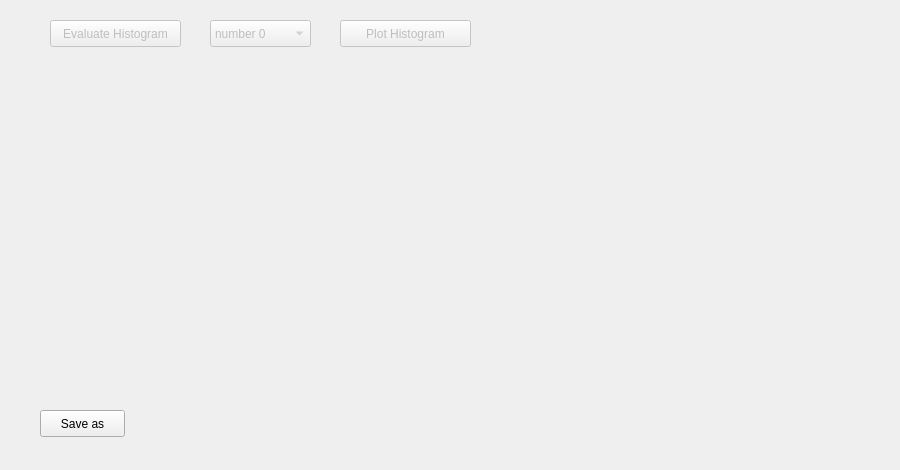
    <widget class="QWidget" name="tab_4">
     <attribute name="title">
      <string>Histograms</string>
     </attribute>
     <widget class="QCustomPlot" name="widget_hist" native="true">
      <property name="geometry">
       <rect>
        <x>40</x>
        <y>70</y>
        <width>741</width>
        <height>311</height>
       </rect>
      </property>
      <property name="toolTip">
       <string>&lt;html&gt;&lt;head/&gt;&lt;body&gt;&lt;p&gt;Histogram&lt;/p&gt;&lt;/body&gt;&lt;/html&gt;</string>
      </property>
     </widget>
     <widget class="QPushButton" name="pushButton">
      <property name="geometry">
       <rect>
        <x>40</x>
        <y>410</y>
        <width>85</width>
        <height>27</height>
       </rect>
      </property>
      <property name="toolTip">
       <string>&lt;html&gt;&lt;head/&gt;&lt;body&gt;&lt;p&gt;Save as&lt;/p&gt;&lt;/body&gt;&lt;/html&gt;</string>
      </property>
      <property name="text">
       <string>Save as</string>
      </property>
     </widget>
     <widget class="QComboBox" name="comboBox">
      <property name="enabled">
       <bool>false</bool>
      </property>
      <property name="geometry">
       <rect>
        <x>210</x>
        <y>20</y>
        <width>101</width>
        <height>27</height>
       </rect>
      </property>
      <property name="toolTip">
       <string>&lt;html&gt;&lt;head/&gt;&lt;body&gt;&lt;p&gt;numbers&lt;/p&gt;&lt;/body&gt;&lt;/html&gt;</string>
      </property>
      <property name="styleSheet">
       <string notr="true"/>
      </property>
      <item>
       <property name="text">
        <string>number 0</string>
       </property>
      </item>
      <item>
       <property name="text">
        <string>number 1</string>
       </property>
      </item>
      <item>
       <property name="text">
        <string>number 2</string>
       </property>
      </item>
      <item>
       <property name="text">
        <string>number 3</string>
       </property>
      </item>
      <item>
       <property name="text">
        <string>number 4</string>
       </property>
      </item>
      <item>
       <property name="text">
        <string>number 5</string>
       </property>
      </item>
      <item>
       <property name="text">
        <string>number 6</string>
       </property>
      </item>
      <item>
       <property name="text">
        <string>number 7</string>
       </property>
      </item>
      <item>
       <property name="text">
        <string>number 8</string>
       </property>
      </item>
      <item>
       <property name="text">
        <string>number 9</string>
       </property>
      </item>
     </widget>
     <widget class="QPushButton" name="pushButtonevalhist">
      <property name="enabled">
       <bool>false</bool>
      </property>
      <property name="geometry">
       <rect>
        <x>50</x>
        <y>20</y>
        <width>131</width>
        <height>27</height>
       </rect>
      </property>
      <property name="toolTip">
       <string>&lt;html&gt;&lt;head/&gt;&lt;body&gt;&lt;p&gt;Evaluate Histogram&lt;/p&gt;&lt;/body&gt;&lt;/html&gt;</string>
      </property>
      <property name="text">
       <string>Evaluate Histogram</string>
      </property>
     </widget>
     <widget class="QPushButton" name="pushButtonplothist">
      <property name="enabled">
       <bool>false</bool>
      </property>
      <property name="geometry">
       <rect>
        <x>340</x>
        <y>20</y>
        <width>131</width>
        <height>27</height>
       </rect>
      </property>
      <property name="toolTip">
       <string>&lt;html&gt;&lt;head/&gt;&lt;body&gt;&lt;p&gt;Plot Histogram&lt;/p&gt;&lt;/body&gt;&lt;/html&gt;</string>
      </property>
      <property name="text">
       <string>Plot Histogram</string>
      </property>
     </widget>
     <widget class="QLabel" name="label_3">
      <property name="geometry">
       <rect>
        <x>810</x>
        <y>10</y>
        <width>81</width>
        <height>451</height>
       </rect>
      </property>
      <property name="text">
       <string/>
      </property>
      <property name="pixmap">
       <pixmap>colorbar.png</pixmap>
      </property>
     </widget>
    </widget>
